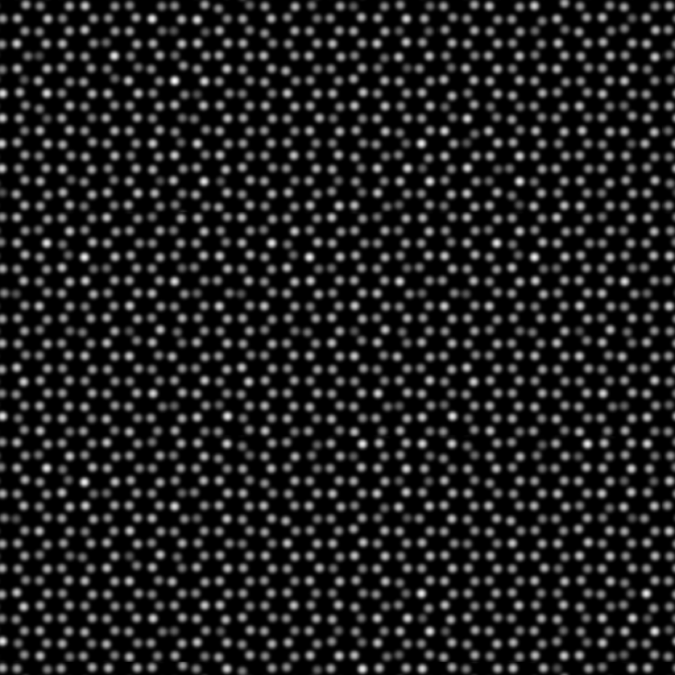
#> input picture CNN_working_dir/Gen_DS/ori_png/10_shift-10px.png, 1350 x 1350 px (shown at 1/2 size); its folder holds only this picture in this run
$ python rotate_main.py
#> lines starting #> are read from the running program, lines starting #| are printed output that depends on the picture
import os
import cv2
import numpy as np

def rotate_with_pbc(image, angle, final_size=512):
    """
    Rotate image with periodic boundary condition and crop to final size.
    Parameters:
        image: input 2D grayscale image
        angle: rotation angle in degrees
        final_size: output image size (final_size x final_size)
    Returns:
        Cropped rotated image with size (final_size x final_size)
    """
    h, w = image.shape
    min_len = min(h, w)
    image_cropped = image[0:min_len, 0:min_len]

    image_resized = cv2.resize(image_cropped, (final_size, final_size), interpolation=cv2.INTER_AREA)

    pad = int(np.ceil(np.sqrt(2) * final_size))
    padded = np.pad(image_resized, ((pad, pad), (pad, pad)), mode='wrap')

    center = (padded.shape[1] // 2, padded.shape[0] // 2)
    rot_mat = cv2.getRotationMatrix2D(center, angle, 1.0)
    rotated = cv2.warpAffine(padded, rot_mat, (padded.shape[1], padded.shape[0]),
                             flags=cv2.INTER_LINEAR)

    start = (rotated.shape[0] - final_size) // 2
    cropped = rotated[start:start + final_size, start:start + final_size]
    return cropped


def rotate_images_with_pbc(base_path, ori_file_dir, angle_list):
    """
    Perform rotation on shifted images using PBC and save results in the same directory.
    The output filenames preserve the original index-based format used by shift_main.py.
    Format: {index}_shift-XXpx_rot-YYdeg.png
    """
#> called with base_path = 'CNN_working_dir/Gen_DS', ori_file_dir = 'ori_png/'
    file_dir_path = os.path.join(base_path, ori_file_dir)
    all_files = sorted(os.listdir(file_dir_path))

    # Only use images that were generated by shift_main (e.g., '1_shift-8px.png')
    file_list = [f for f in all_files if '_shift-' in f and f.endswith('.png')]

    print('===================================================================')
    print(f'[INFO] Rotated images will be saved in: {file_dir_path}')
    print('[INFO] Number of shifted images:', len(file_list))
    print('[INFO] Rotation angles:', angle_list)

    for i, filename in enumerate(file_list):
        file_path = os.path.join(file_dir_path, filename)
        print(f'[{i+1}/{len(file_list)}] Processing: {filename}')

        img = cv2.imread(file_path, cv2.IMREAD_GRAYSCALE)
#> img is the input picture: shape (1350, 1350); min 0, max 254, mean 32.8
        if img is None:
            print(f'[WARNING] Failed to load image: {file_path}')
            continue

        for angle in angle_list:
            rot_img = rotate_with_pbc(img, angle)

            name_wo_ext = os.path.splitext(filename)[0]           # "1_shift-8px"
            angle_str = str(angle).replace('.', 'p')              # 22.5 → 22p5
            save_name = f'{name_wo_ext}_rot-{angle_str}deg.png'   # e.g., "1_shift-8px_rot-22p5deg.png"
            save_path = os.path.join(file_dir_path, save_name)

            cv2.imwrite(save_path, rot_img)
#> this loop made 6 passes
#> pass 1, in rotate_with_pbc, `image_resized = cv2.resize(image_cropped, (final_size, final_size), in..`:
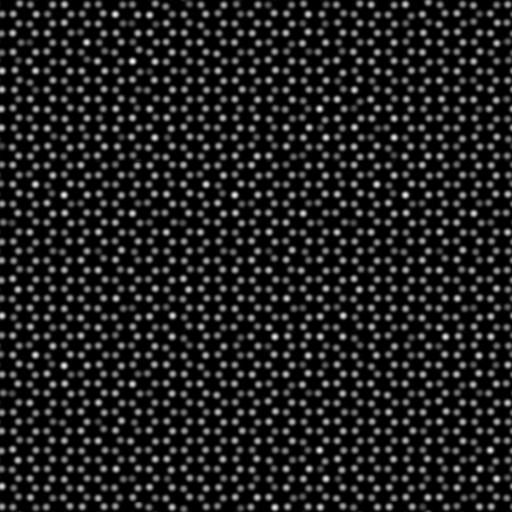
#> image_resized: shape (512, 512); min 0, max 249, mean 32.8
#> pass 1, in rotate_with_pbc, `padded = np.pad(image_resized, ((pad, pad), (pad, pad)), mode='wrap')`:
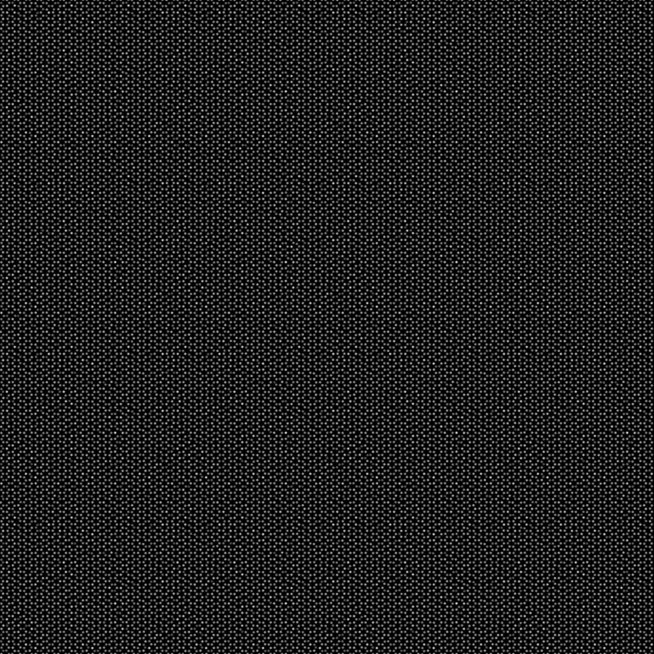
#> padded: shape (1962, 1962) (shown at 1/3 size); min 0, max 249, mean 32.8
#> pass 1, in rotate_with_pbc, `rotated = cv2.warpAffine(padded, rot_mat, (padded.shape[1], padded.sha..`:
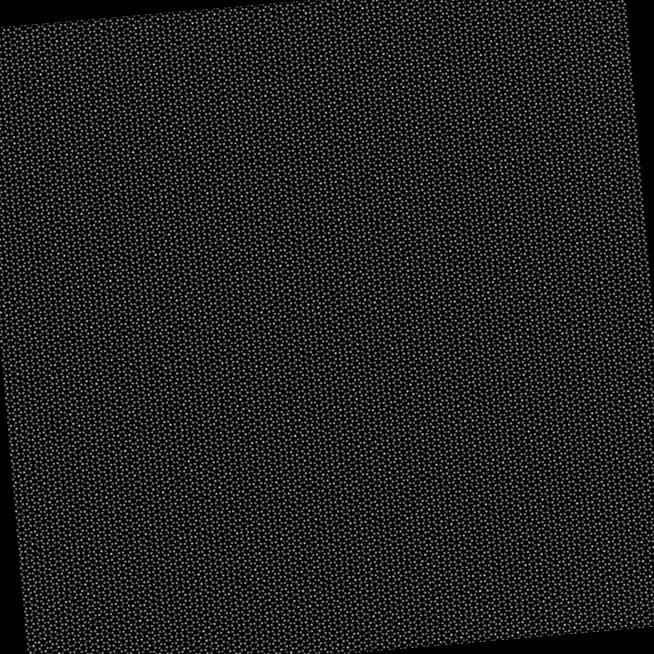
#> rotated: shape (1962, 1962) (shown at 1/3 size); min 0, max 247, mean 31.5
#> pass 1, in rotate_with_pbc, `cropped = rotated[start:start + final_size, start:start + final_size]`:
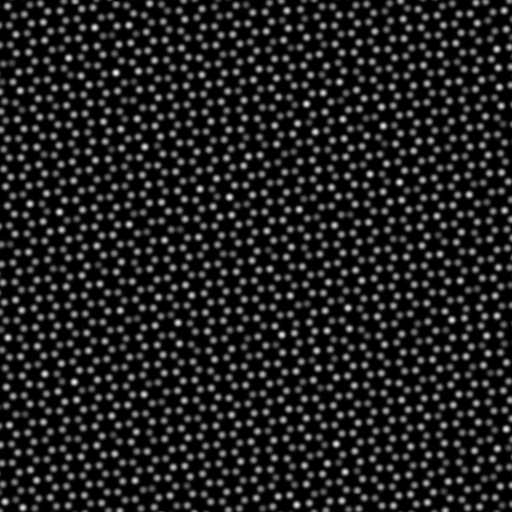
#> cropped: shape (512, 512); min 0, max 237, mean 32.8

    print('[INFO] Rotation completed for all images.')
    print('===================================================================')


# === Example run ===
if __name__ == '__main__':
    base_path = os.getcwd()
    ori_file_dir = 'ori_png/'              # Folder with shifted images (e.g., 1_shift-8px.png)
    angle_list = [5, 10, 15, 20, 25, 30]   # Rotation angles in degrees

    rotate_images_with_pbc(base_path, ori_file_dir, angle_list)

$ run again, on CNN_working_dir/Gen_DS/ori_png/11_shift-12px.png
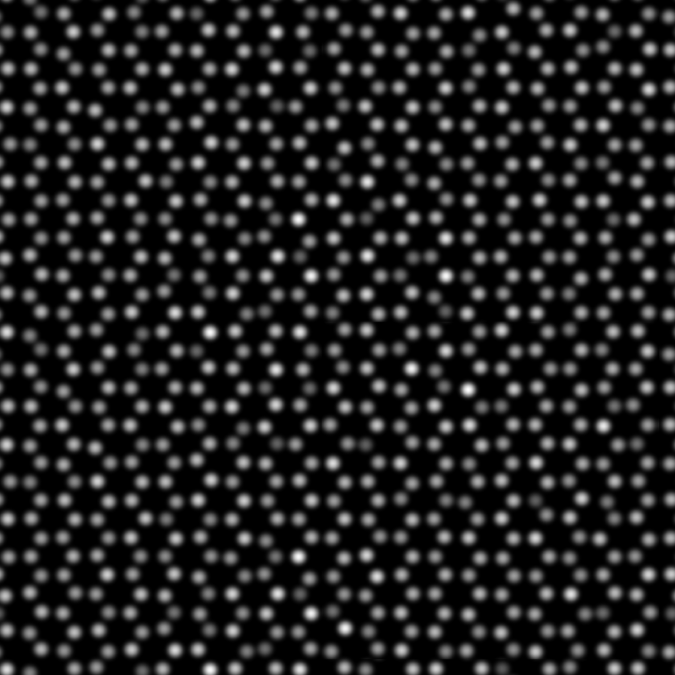
#> input picture CNN_working_dir/Gen_DS/ori_png/11_shift-12px.png, 1350 x 1350 px (shown at 1/2 size)
#> in rotate_images_with_pbc, img is the input picture: shape (1350, 1350); min 0, max 255, mean 34.5
#> the loop in rotate_images_with_pbc, `for angle in angle_list:` made 6 passes
#> pass 1, in rotate_with_pbc, `rotated = cv2.warpAffine(padded, rot_mat, (padded.shape[1], padded.sha..`:
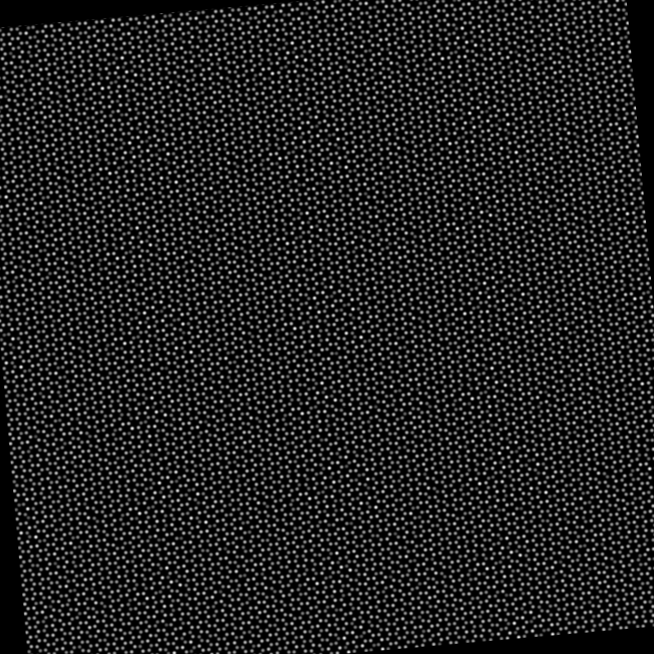
#> rotated: shape (1962, 1962) (shown at 1/3 size); min 0, max 252, mean 33.1
#> pass 1, in rotate_with_pbc, `cropped = rotated[start:start + final_size, start:start + final_size]`:
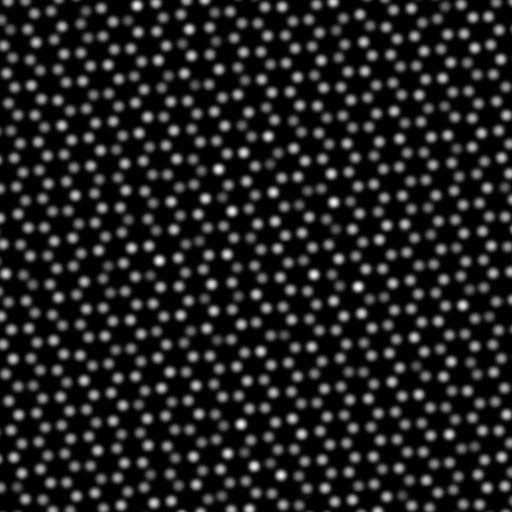
#> cropped: shape (512, 512); min 0, max 251, mean 34.5

$ run again, on CNN_working_dir/Gen_DS/ori_png/11_shift-8px.png
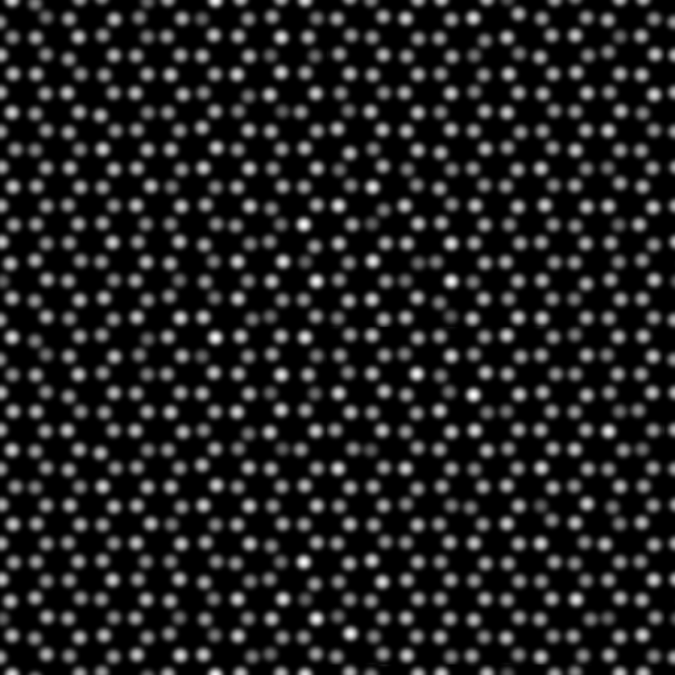
#> input picture CNN_working_dir/Gen_DS/ori_png/11_shift-8px.png, 1350 x 1350 px (shown at 1/2 size)
#> in rotate_images_with_pbc, img is the input picture: shape (1350, 1350); min 0, max 255, mean 34.5
#> the loop in rotate_images_with_pbc, `for angle in angle_list:` made 6 passes
#> pass 1, in rotate_with_pbc, `rotated = cv2.warpAffine(padded, rot_mat, (padded.shape[1], padded.sha..`:
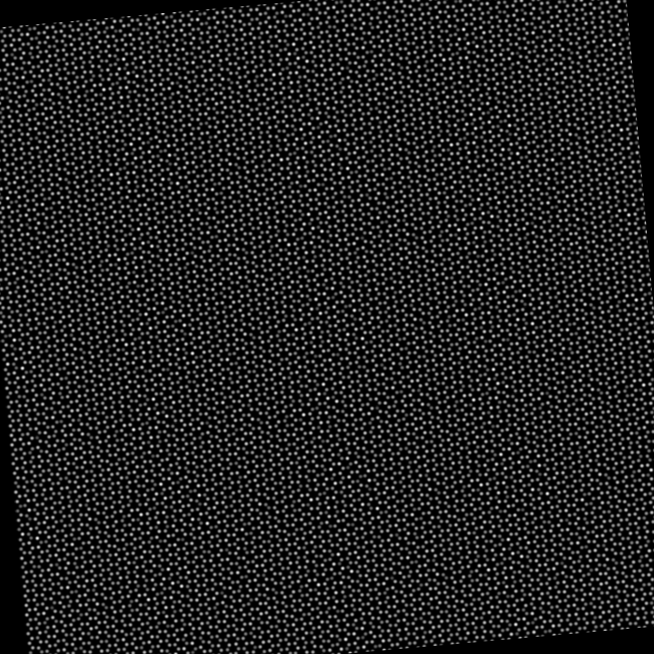
#> rotated: shape (1962, 1962) (shown at 1/3 size); min 0, max 252, mean 33.1
#> pass 1, in rotate_with_pbc, `cropped = rotated[start:start + final_size, start:start + final_size]`:
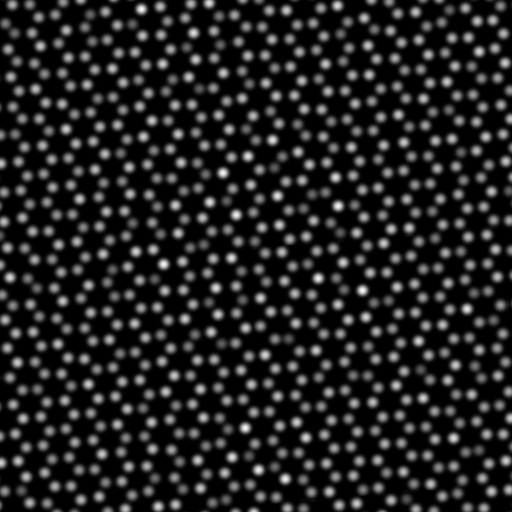
#> cropped: shape (512, 512); min 0, max 251, mean 34.5

$ run again, on CNN_working_dir/Gen_DS/ori_png/1_shift-10px.png
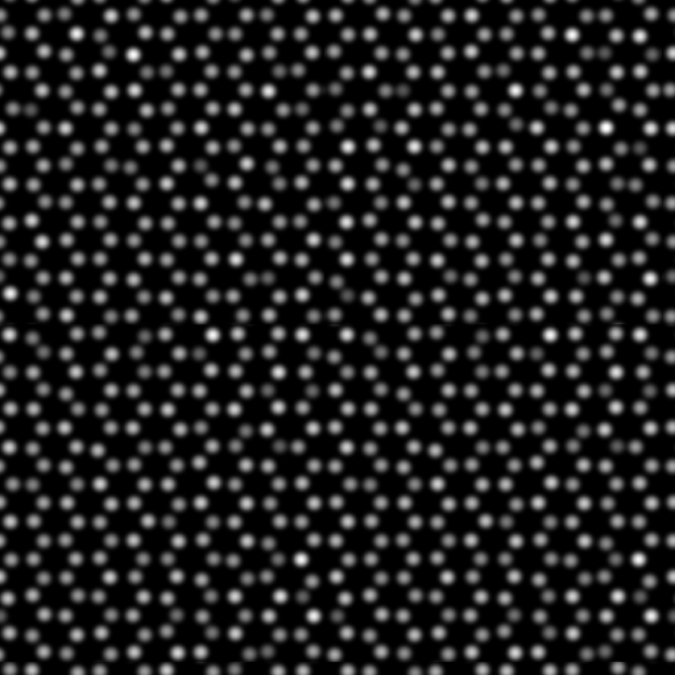
#> input picture CNN_working_dir/Gen_DS/ori_png/1_shift-10px.png, 1350 x 1350 px (shown at 1/2 size)
#> in rotate_images_with_pbc, img is the input picture: shape (1350, 1350); min 0, max 255, mean 34.1
#> the loop in rotate_images_with_pbc, `for angle in angle_list:` made 6 passes
#> pass 1, in rotate_with_pbc, `rotated = cv2.warpAffine(padded, rot_mat, (padded.shape[1], padded.sha..`:
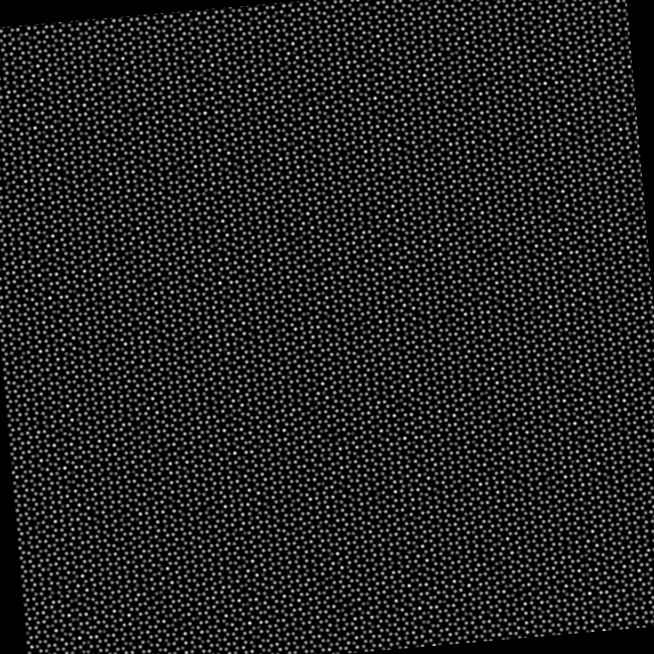
#> rotated: shape (1962, 1962) (shown at 1/3 size); min 0, max 254, mean 32.8
#> pass 1, in rotate_with_pbc, `cropped = rotated[start:start + final_size, start:start + final_size]`:
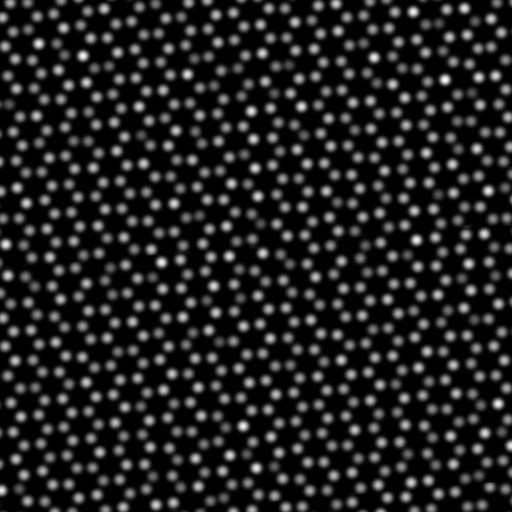
#> cropped: shape (512, 512); min 0, max 254, mean 34.1

$ run again, on CNN_working_dir/Gen_DS/ori_png/10_shift-12px.png
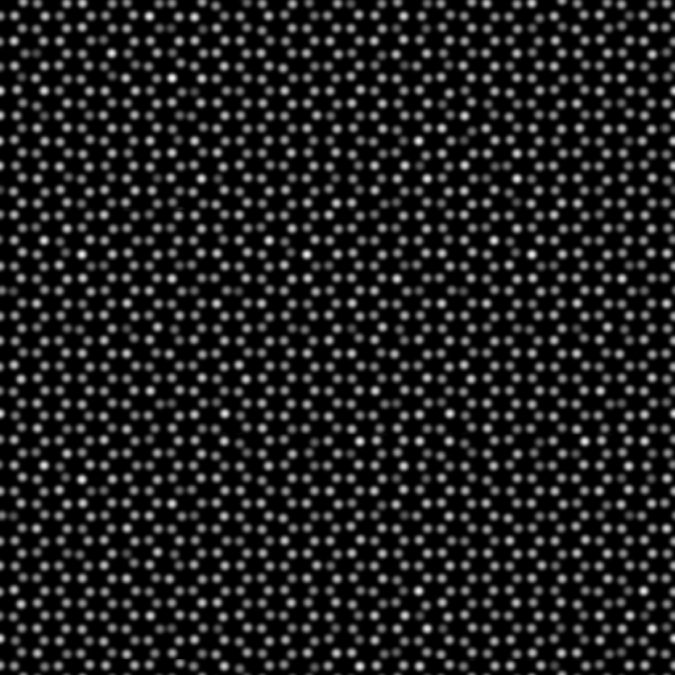
#> input picture CNN_working_dir/Gen_DS/ori_png/10_shift-12px.png, 1350 x 1350 px (shown at 1/2 size)
#> in rotate_images_with_pbc, img is the input picture: shape (1350, 1350); min 0, max 254, mean 32.8
#> the loop in rotate_images_with_pbc, `for angle in angle_list:` made 6 passes
#> pass 1, in rotate_with_pbc, `cropped = rotated[start:start + final_size, start:start + final_size]`:
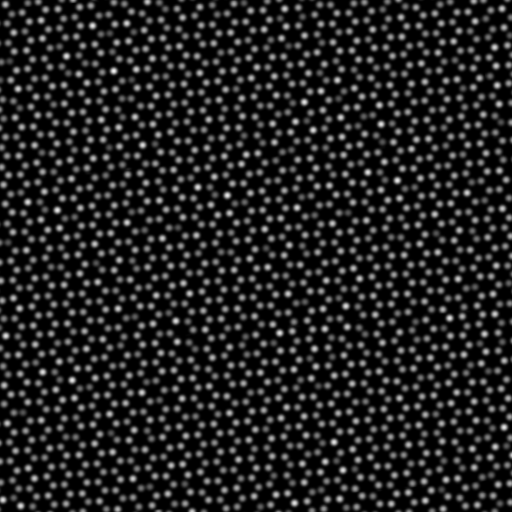
#> cropped: shape (512, 512); min 0, max 239, mean 32.8
